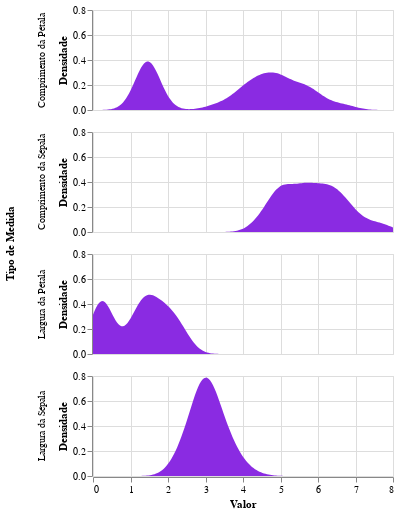

Notebook source saved alongside this figure:
### Markdown cell above
Podemos observar que nos três primeiros gráficos, as espécies *versicolor* e *virginica* se encontram próxima e em partes sobrepostas na distrubuição. Já a espécie *setosa*, se comporta como um cluster a parte. 

Podemos analisar a distribução com um gráfico de estimativa de densidade.

### Code cell
alt.Chart(iris, height=100).transform_fold(
    [
        "Largura da Pétala",
        "Comprimento da Pétala",
        "Largura da Sépala",
        "Comprimento da Sépala",
    ],
    as_=["Tipo de Medida", "value"],
).transform_density(
    density="value",
    bandwidth=0.3,
    groupby=["Tipo de Medida"],
    extent=[0, 8],
).mark_area(color='#8A2BE2').encode(
    alt.X("value:Q", title="Valor"),
    alt.Y("density:Q", title='Densidade'),
    alt.Row("Tipo de Medida:N"),
).properties(
    width=300
)

### Figure 1 — Vega-Lite specification as saved in the notebook (floating-point values rounded to 4 significant figures; data arrays with more than 128 entries replaced by an {"elided": "..."} marker saying what was removed)
{"config": {"view": {"continuousWidth": 300, "continuousHeight": 300}}, "data": {"name": "data-b067a6a7cf9786b30a58e36de4e11680"}, "mark": {"type": "area", "color": "#8A2BE2"}, "encoding": {"row": {"field": "Tipo de Medida", "type": "nominal"}, "x": {"field": "value", "title": "Valor", "type": "quantitative"}, "y": {"field": "density", "title": "Densidade", "type": "quantitative"}}, "height": 100, "transform": [{"fold": ["Largura da Pétala", "Comprimento da Pétala", "Largura da Sépala", "Comprimento da Sépala"], "as": ["Tipo de Medida", "value"]}, {"density": "value", "bandwidth": 0.3, "extent": [0, 8], "groupby": ["Tipo de Medida"]}], "width": 300, "$schema": "https://vega.github.io/schema/vega-lite/v5.8.0.json", "datasets": {"data-b067a6a7cf9786b30a58e36de4e11680": {"elided": "150 records"}}}
